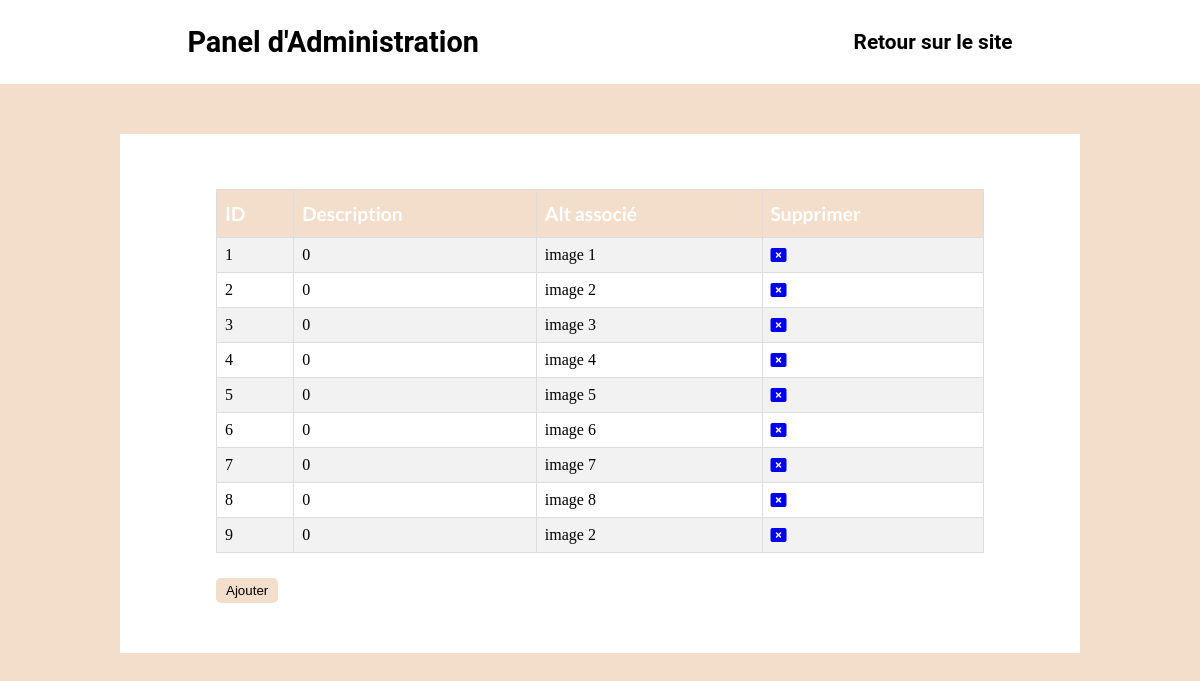
Screenshot of /inspi-panel (signed in) with the database file from the repository.
### tables this page shows
CREATE TABLE IF NOT EXISTS `inspirations` (
  `id` int(10) unsigned NOT NULL AUTO_INCREMENT,
  `image` varchar(255) NOT NULL,
  `description` varchar(255) NOT NULL,
  `alt` varchar(100) NOT NULL,
  PRIMARY KEY (`id`)
);

### app/controllers/ControllerBack.php (called while the page is built, shortened)
<?php
class ControllerBack
{
    function showInspi()
    {
        $showInspiManage = new \Projet\Models\InspiAdminManager();
        $showInspis = $showInspiManage->showInspiManage();
        require 'app/Views/back/showInspi.php';
    }
}

### app/models/inspiAdminManager.php (called while the page is built, shortened)
<?php
class InspiAdminManager extends Manager
{
    public function showInspiManage()
    {
        $bdd = $this->dbConnect();
        $inspi = $bdd->prepare("SELECT id, description, alt FROM inspirations ORDER BY id ASC");
        $inspi->execute(array());
        return $inspi;
    }
}

### app/views/back/showInspi.php (the view)
<?php
    include_once "app/Views/back/layouts/head.php";
    include_once "app/Views/back/layouts/header.php";
?>
<main class="container">
<section class="inspi-panel">
<table class="table">
    <tr>
        <th class="font-text">ID</th>
        <th class="font-text">Description</th>
        <th class="font-text">Alt associé</th>
        <th class="font-text">Supprimer</th>
    </tr>
    <?php while($showInspi = $showInspis->fetch()) : ?>
    <tr>
        <td class="text-align"><?= $showInspi['id'] ?></td>
        <td><?= $showInspi['description'] ?></td>
        <td><?= $showInspi['alt'] ?></td>
        <td><a href="indexBack.php?action=deleteInspi&id=<?= $showInspi['id'] ?>"><i class="icon-panel fas fa-window-close"></i></a></td>
    </tr>
    <?php endwhile ?>
</table>
<div class="bouton-add"><a href="inspi-creation"><button class="add">Ajouter</button></a></div>
</section>
</main>
<?php
    include_once "app/Views/back/layouts/head.php";
?>

### app/public/css/back/style.css (style rules this page uses)
* { margin: 0; padding: 0; }
body { background-color: rgb(243,222,203); }
.container { max-width: 960px; margin: 50px auto; background-color: white; }
.font-text { font-family: 'Lato', sans-serif; font-size: 1.2rem; }
.bouton-add { width: 80%; margin: 0 auto; padding-bottom: 20px; }
.bouton-add a { text-decoration: none; }
.add { padding: 5px 10px; background-color: rgb(243,222,203); border: none; border-radius: 5px; -webkit-border-radius: 5px; -moz-border-radius: 5px; -ms-border-radius: 5px; -o-border-radius: 5px; display: flex; justify-content: flex-start; }
.table { border-collapse: collapse; width: 80%; margin: 25px auto; }
.table td, .table th { border: 1px solid #ddd; padding: 8px; }
.table tr:nth-child(even) { background-color: #f2f2f2; }
.table th { padding-top: 12px; padding-bottom: 12px; text-align: left; background-color: rgb(243,222,203); color: white; }
.inspi-panel { padding: 30px 0; }

### rows the page displays
inspirations: id "1", description "0", alt "image 1"
inspirations: id "2", description "0", alt "image 2"
inspirations: id "3", description "0", alt "image 3"
inspirations: id "4", description "0", alt "image 4"
inspirations: id "5", description "0", alt "image 5"
inspirations: id "6", description "0", alt "image 6"
inspirations: id "7", description "0", alt "image 7"
inspirations: id "8", description "0", alt "image 8"
inspirations: id "9", description "0", alt "image 2"
